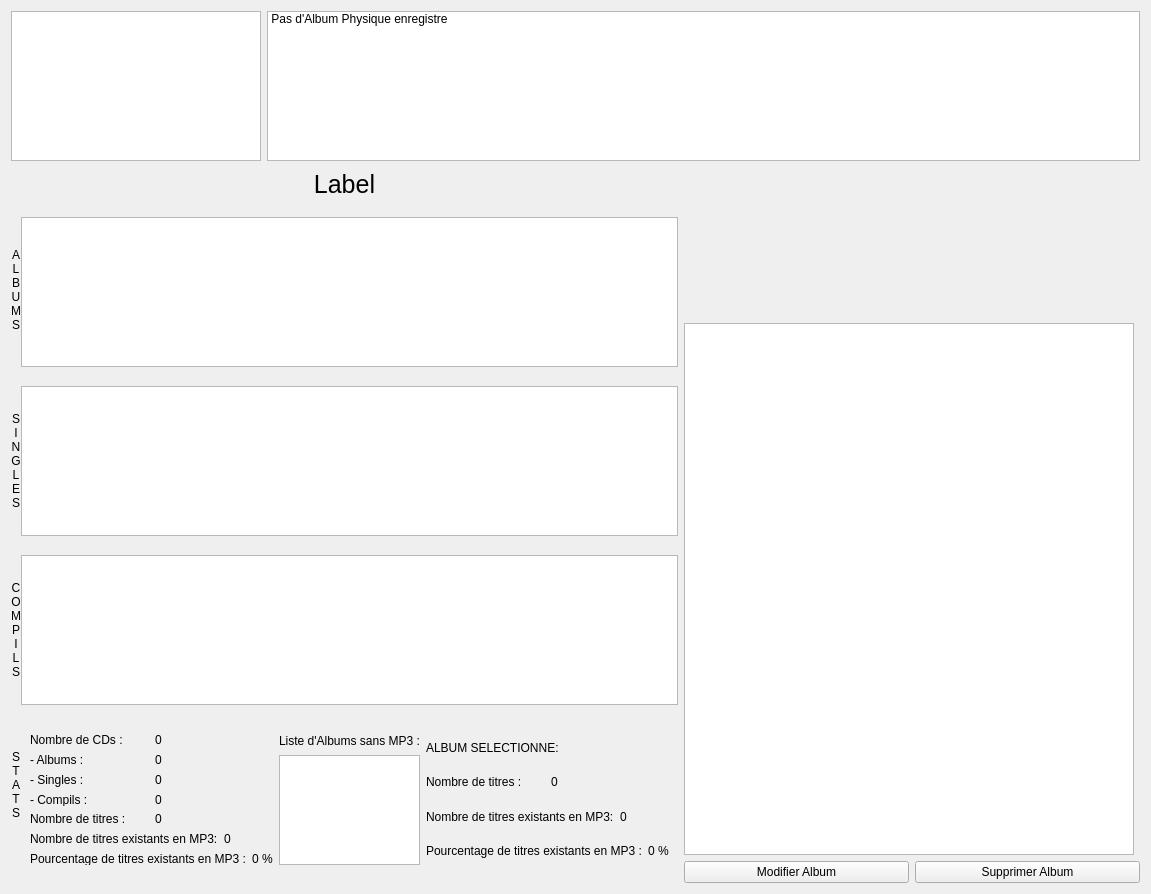
<?xml version="1.0" encoding="UTF-8"?>
<ui version="4.0">
 <class>OngletPhys</class>
 <widget class="QWidget" name="OngletPhys">
  <property name="geometry">
   <rect>
    <x>0</x>
    <y>0</y>
    <width>1123</width>
    <height>894</height>
   </rect>
  </property>
  <property name="windowTitle">
   <string>Form</string>
  </property>
  <property name="styleSheet">
   <string notr="true"/>
  </property>
  <layout class="QVBoxLayout" name="verticalLayout_4">
   <item>
    <layout class="QHBoxLayout" name="horizontalLayout_15">
     <item>
      <widget class="QListWidget" name="Categories">
       <property name="minimumSize">
        <size>
         <width>250</width>
         <height>150</height>
        </size>
       </property>
       <property name="maximumSize">
        <size>
         <width>250</width>
         <height>150</height>
        </size>
       </property>
       <property name="iconSize">
        <size>
         <width>50</width>
         <height>50</height>
        </size>
       </property>
       <property name="movement">
        <enum>QListView::Static</enum>
       </property>
       <property name="resizeMode">
        <enum>QListView::Adjust</enum>
       </property>
       <property name="viewMode">
        <enum>QListView::IconMode</enum>
       </property>
       <property name="uniformItemSizes">
        <bool>false</bool>
       </property>
      </widget>
     </item>
     <item>
      <widget class="QListWidget" name="Artistes">
       <property name="minimumSize">
        <size>
         <width>0</width>
         <height>150</height>
        </size>
       </property>
       <property name="maximumSize">
        <size>
         <width>16777215</width>
         <height>150</height>
        </size>
       </property>
       <property name="font">
        <font>
         <family>Segoe UI</family>
         <pointsize>9</pointsize>
        </font>
       </property>
       <property name="iconSize">
        <size>
         <width>105</width>
         <height>105</height>
        </size>
       </property>
       <property name="movement">
        <enum>QListView::Static</enum>
       </property>
       <property name="isWrapping" stdset="0">
        <bool>false</bool>
       </property>
       <property name="resizeMode">
        <enum>QListView::Adjust</enum>
       </property>
       <property name="viewMode">
        <enum>QListView::IconMode</enum>
       </property>
       <property name="uniformItemSizes">
        <bool>true</bool>
       </property>
       <item>
        <property name="text">
         <string>Pas d'Album Physique enregistre</string>
        </property>
       </item>
      </widget>
     </item>
    </layout>
   </item>
   <item>
    <layout class="QHBoxLayout" name="horizontalLayout_4">
     <item>
      <layout class="QVBoxLayout" name="verticalLayout_3">
       <item>
        <widget class="QLabel" name="Artiste">
         <property name="minimumSize">
          <size>
           <width>0</width>
           <height>35</height>
          </size>
         </property>
         <property name="maximumSize">
          <size>
           <width>16777215</width>
           <height>35</height>
          </size>
         </property>
         <property name="font">
          <font>
           <pointsize>-1</pointsize>
          </font>
         </property>
         <property name="styleSheet">
          <string notr="true">font-size:25px;</string>
         </property>
         <property name="lineWidth">
          <number>2</number>
         </property>
         <property name="text">
          <string>Label</string>
         </property>
         <property name="textFormat">
          <enum>Qt::PlainText</enum>
         </property>
         <property name="alignment">
          <set>Qt::AlignCenter</set>
         </property>
        </widget>
       </item>
       <item>
        <layout class="QFormLayout" name="formLayout">
         <property name="horizontalSpacing">
          <number>0</number>
         </property>
         <property name="verticalSpacing">
          <number>10</number>
         </property>
         <property name="bottomMargin">
          <number>0</number>
         </property>
         <item row="1" column="0">
          <widget class="QLabel" name="label">
           <property name="minimumSize">
            <size>
             <width>10</width>
             <height>0</height>
            </size>
           </property>
           <property name="maximumSize">
            <size>
             <width>10</width>
             <height>16777215</height>
            </size>
           </property>
           <property name="accessibleName">
            <string>TitreWidget</string>
           </property>
           <property name="autoFillBackground">
            <bool>false</bool>
           </property>
           <property name="styleSheet">
            <string notr="true"/>
           </property>
           <property name="frameShape">
            <enum>QFrame::NoFrame</enum>
           </property>
           <property name="text">
            <string>A&lt;br&gt;L&lt;br&gt;B&lt;br&gt;U&lt;br&gt;M&lt;br&gt;S</string>
           </property>
           <property name="scaledContents">
            <bool>true</bool>
           </property>
           <property name="alignment">
            <set>Qt::AlignCenter</set>
           </property>
          </widget>
         </item>
         <item row="1" column="1">
          <widget class="QListWidget" name="Albums">
           <property name="minimumSize">
            <size>
             <width>0</width>
             <height>150</height>
            </size>
           </property>
           <property name="maximumSize">
            <size>
             <width>16777215</width>
             <height>150</height>
            </size>
           </property>
           <property name="font">
            <font>
             <family>Segoe UI</family>
             <pointsize>11</pointsize>
            </font>
           </property>
           <property name="verticalScrollBarPolicy">
            <enum>Qt::ScrollBarAsNeeded</enum>
           </property>
           <property name="dragDropMode">
            <enum>QAbstractItemView::DragDrop</enum>
           </property>
           <property name="selectionMode">
            <enum>QAbstractItemView::SingleSelection</enum>
           </property>
           <property name="iconSize">
            <size>
             <width>100</width>
             <height>100</height>
            </size>
           </property>
           <property name="horizontalScrollMode">
            <enum>QAbstractItemView::ScrollPerItem</enum>
           </property>
           <property name="flow">
            <enum>QListView::LeftToRight</enum>
           </property>
           <property name="isWrapping" stdset="0">
            <bool>true</bool>
           </property>
           <property name="resizeMode">
            <enum>QListView::Adjust</enum>
           </property>
           <property name="gridSize">
            <size>
             <width>110</width>
             <height>142</height>
            </size>
           </property>
           <property name="viewMode">
            <enum>QListView::IconMode</enum>
           </property>
           <property name="uniformItemSizes">
            <bool>true</bool>
           </property>
           <property name="batchSize">
            <number>142</number>
           </property>
           <property name="wordWrap">
            <bool>true</bool>
           </property>
          </widget>
         </item>
         <item row="2" column="0">
          <widget class="QLabel" name="label_2">
           <property name="minimumSize">
            <size>
             <width>10</width>
             <height>0</height>
            </size>
           </property>
           <property name="maximumSize">
            <size>
             <width>10</width>
             <height>16777215</height>
            </size>
           </property>
           <property name="accessibleName">
            <string>TitreWidget</string>
           </property>
           <property name="styleSheet">
            <string notr="true"/>
           </property>
           <property name="text">
            <string>S&lt;br&gt;I&lt;br&gt;N&lt;br&gt;G&lt;br&gt;L&lt;br&gt;E&lt;br&gt;S</string>
           </property>
           <property name="alignment">
            <set>Qt::AlignCenter</set>
           </property>
          </widget>
         </item>
         <item row="2" column="1">
          <widget class="QListWidget" name="Singles">
           <property name="minimumSize">
            <size>
             <width>0</width>
             <height>150</height>
            </size>
           </property>
           <property name="maximumSize">
            <size>
             <width>16777215</width>
             <height>150</height>
            </size>
           </property>
           <property name="font">
            <font>
             <family>Segoe UI</family>
             <pointsize>11</pointsize>
            </font>
           </property>
           <property name="verticalScrollBarPolicy">
            <enum>Qt::ScrollBarAsNeeded</enum>
           </property>
           <property name="iconSize">
            <size>
             <width>100</width>
             <height>100</height>
            </size>
           </property>
           <property name="movement">
            <enum>QListView::Free</enum>
           </property>
           <property name="flow">
            <enum>QListView::LeftToRight</enum>
           </property>
           <property name="isWrapping" stdset="0">
            <bool>true</bool>
           </property>
           <property name="resizeMode">
            <enum>QListView::Adjust</enum>
           </property>
           <property name="gridSize">
            <size>
             <width>110</width>
             <height>142</height>
            </size>
           </property>
           <property name="viewMode">
            <enum>QListView::IconMode</enum>
           </property>
           <property name="uniformItemSizes">
            <bool>true</bool>
           </property>
           <property name="batchSize">
            <number>142</number>
           </property>
           <property name="wordWrap">
            <bool>true</bool>
           </property>
          </widget>
         </item>
         <item row="3" column="0">
          <widget class="QLabel" name="label_3">
           <property name="minimumSize">
            <size>
             <width>10</width>
             <height>0</height>
            </size>
           </property>
           <property name="maximumSize">
            <size>
             <width>10</width>
             <height>16777215</height>
            </size>
           </property>
           <property name="accessibleName">
            <string>TitreWidget</string>
           </property>
           <property name="styleSheet">
            <string notr="true"/>
           </property>
           <property name="text">
            <string>C&lt;br&gt;O&lt;br&gt;M&lt;br&gt;P&lt;br&gt;I&lt;br&gt;L&lt;br&gt;S</string>
           </property>
           <property name="alignment">
            <set>Qt::AlignCenter</set>
           </property>
          </widget>
         </item>
         <item row="3" column="1">
          <widget class="QListWidget" name="Compil">
           <property name="minimumSize">
            <size>
             <width>0</width>
             <height>150</height>
            </size>
           </property>
           <property name="maximumSize">
            <size>
             <width>16777215</width>
             <height>150</height>
            </size>
           </property>
           <property name="font">
            <font>
             <family>Segoe UI</family>
             <pointsize>11</pointsize>
            </font>
           </property>
           <property name="verticalScrollBarPolicy">
            <enum>Qt::ScrollBarAsNeeded</enum>
           </property>
           <property name="iconSize">
            <size>
             <width>100</width>
             <height>100</height>
            </size>
           </property>
           <property name="movement">
            <enum>QListView::Free</enum>
           </property>
           <property name="flow">
            <enum>QListView::LeftToRight</enum>
           </property>
           <property name="resizeMode">
            <enum>QListView::Adjust</enum>
           </property>
           <property name="gridSize">
            <size>
             <width>110</width>
             <height>142</height>
            </size>
           </property>
           <property name="viewMode">
            <enum>QListView::IconMode</enum>
           </property>
           <property name="uniformItemSizes">
            <bool>true</bool>
           </property>
           <property name="batchSize">
            <number>142</number>
           </property>
           <property name="wordWrap">
            <bool>true</bool>
           </property>
          </widget>
         </item>
         <item row="5" column="0">
          <widget class="QLabel" name="label_4">
           <property name="minimumSize">
            <size>
             <width>10</width>
             <height>0</height>
            </size>
           </property>
           <property name="maximumSize">
            <size>
             <width>10</width>
             <height>16777215</height>
            </size>
           </property>
           <property name="accessibleName">
            <string>TitreWidget</string>
           </property>
           <property name="styleSheet">
            <string notr="true"/>
           </property>
           <property name="text">
            <string>S&lt;br&gt;T&lt;br&gt;A&lt;br&gt;T&lt;br&gt;S</string>
           </property>
           <property name="alignment">
            <set>Qt::AlignCenter</set>
           </property>
          </widget>
         </item>
         <item row="5" column="1">
          <widget class="QWidget" name="widget" native="true">
           <property name="minimumSize">
            <size>
             <width>0</width>
             <height>150</height>
            </size>
           </property>
           <property name="maximumSize">
            <size>
             <width>16777215</width>
             <height>150</height>
            </size>
           </property>
           <layout class="QHBoxLayout" name="horizontalLayout_14">
            <item>
             <layout class="QVBoxLayout" name="verticalLayout_6">
              <item>
               <layout class="QHBoxLayout" name="horizontalLayout">
                <item>
                 <widget class="QLabel" name="label_5">
                  <property name="text">
                   <string>Nombre de CDs :</string>
                  </property>
                 </widget>
                </item>
                <item>
                 <widget class="QLabel" name="NbCD">
                  <property name="text">
                   <string>0</string>
                  </property>
                 </widget>
                </item>
               </layout>
              </item>
              <item>
               <layout class="QHBoxLayout" name="horizontalLayout_5">
                <item>
                 <widget class="QLabel" name="label_6">
                  <property name="text">
                   <string>- Albums :</string>
                  </property>
                 </widget>
                </item>
                <item>
                 <widget class="QLabel" name="NbAlb">
                  <property name="text">
                   <string>0</string>
                  </property>
                 </widget>
                </item>
               </layout>
              </item>
              <item>
               <layout class="QHBoxLayout" name="horizontalLayout_6">
                <item>
                 <widget class="QLabel" name="label_7">
                  <property name="text">
                   <string>- Singles :</string>
                  </property>
                 </widget>
                </item>
                <item>
                 <widget class="QLabel" name="NbSingle">
                  <property name="text">
                   <string>0</string>
                  </property>
                 </widget>
                </item>
               </layout>
              </item>
              <item>
               <layout class="QHBoxLayout" name="horizontalLayout_7">
                <item>
                 <widget class="QLabel" name="label_8">
                  <property name="text">
                   <string>- Compils :</string>
                  </property>
                 </widget>
                </item>
                <item>
                 <widget class="QLabel" name="NbCompil">
                  <property name="text">
                   <string>0</string>
                  </property>
                 </widget>
                </item>
               </layout>
              </item>
              <item>
               <layout class="QHBoxLayout" name="horizontalLayout_8">
                <item>
                 <widget class="QLabel" name="label_10">
                  <property name="text">
                   <string>Nombre de titres :</string>
                  </property>
                 </widget>
                </item>
                <item>
                 <widget class="QLabel" name="NbTitres">
                  <property name="text">
                   <string>0</string>
                  </property>
                 </widget>
                </item>
               </layout>
              </item>
              <item>
               <layout class="QHBoxLayout" name="horizontalLayout_11">
                <item>
                 <widget class="QLabel" name="label_12">
                  <property name="text">
                   <string>Nombre de titres existants en MP3:</string>
                  </property>
                 </widget>
                </item>
                <item>
                 <widget class="QLabel" name="NbTitresMP3">
                  <property name="text">
                   <string>0</string>
                  </property>
                 </widget>
                </item>
               </layout>
              </item>
              <item>
               <layout class="QHBoxLayout" name="horizontalLayout_10">
                <item>
                 <widget class="QLabel" name="label_9">
                  <property name="text">
                   <string>Pourcentage de titres existants en MP3 :</string>
                  </property>
                 </widget>
                </item>
                <item>
                 <widget class="QLabel" name="Pourcentage">
                  <property name="text">
                   <string>0 %</string>
                  </property>
                 </widget>
                </item>
               </layout>
              </item>
             </layout>
            </item>
            <item>
             <layout class="QVBoxLayout" name="verticalLayout_5">
              <item>
               <widget class="QLabel" name="label_11">
                <property name="text">
                 <string>Liste d'Albums sans MP3 :</string>
                </property>
               </widget>
              </item>
              <item>
               <widget class="QListWidget" name="AlbSansMP3">
                <property name="minimumSize">
                 <size>
                  <width>0</width>
                  <height>110</height>
                 </size>
                </property>
                <property name="maximumSize">
                 <size>
                  <width>600</width>
                  <height>110</height>
                 </size>
                </property>
                <property name="iconSize">
                 <size>
                  <width>90</width>
                  <height>90</height>
                 </size>
                </property>
                <property name="resizeMode">
                 <enum>QListView::Adjust</enum>
                </property>
                <property name="gridSize">
                 <size>
                  <width>90</width>
                  <height>90</height>
                 </size>
                </property>
                <property name="viewMode">
                 <enum>QListView::IconMode</enum>
                </property>
                <property name="uniformItemSizes">
                 <bool>true</bool>
                </property>
               </widget>
              </item>
             </layout>
            </item>
            <item>
             <layout class="QVBoxLayout" name="verticalLayout_7">
              <item>
               <widget class="QLabel" name="label_13">
                <property name="text">
                 <string>ALBUM SELECTIONNE:</string>
                </property>
               </widget>
              </item>
              <item>
               <layout class="QHBoxLayout" name="horizontalLayout_12">
                <item>
                 <widget class="QLabel" name="label_14">
                  <property name="text">
                   <string>Nombre de titres :</string>
                  </property>
                 </widget>
                </item>
                <item>
                 <widget class="QLabel" name="NbTitresAlb">
                  <property name="text">
                   <string>0</string>
                  </property>
                 </widget>
                </item>
               </layout>
              </item>
              <item>
               <layout class="QHBoxLayout" name="horizontalLayout_9">
                <item>
                 <widget class="QLabel" name="label_15">
                  <property name="text">
                   <string>Nombre de titres existants en MP3:</string>
                  </property>
                 </widget>
                </item>
                <item>
                 <widget class="QLabel" name="NbTitresMP3Alb">
                  <property name="text">
                   <string>0</string>
                  </property>
                 </widget>
                </item>
               </layout>
              </item>
              <item>
               <layout class="QHBoxLayout" name="horizontalLayout_13">
                <item>
                 <widget class="QLabel" name="label_16">
                  <property name="text">
                   <string>Pourcentage de titres existants en MP3 :</string>
                  </property>
                 </widget>
                </item>
                <item>
                 <widget class="QLabel" name="PourcentageAlb">
                  <property name="text">
                   <string>0 %</string>
                  </property>
                 </widget>
                </item>
               </layout>
              </item>
             </layout>
            </item>
           </layout>
          </widget>
         </item>
        </layout>
       </item>
      </layout>
     </item>
     <item>
      <layout class="QVBoxLayout" name="verticalLayout_2">
       <item>
        <layout class="QHBoxLayout" name="horizontalLayout_2">
         <item>
          <widget class="QLabel" name="Pochette">
           <property name="minimumSize">
            <size>
             <width>150</width>
             <height>150</height>
            </size>
           </property>
           <property name="maximumSize">
            <size>
             <width>150</width>
             <height>150</height>
            </size>
           </property>
           <property name="accessibleName">
            <string>Pochette</string>
           </property>
           <property name="styleSheet">
            <string notr="true"/>
           </property>
           <property name="text">
            <string/>
           </property>
           <property name="alignment">
            <set>Qt::AlignCenter</set>
           </property>
          </widget>
         </item>
         <item>
          <layout class="QVBoxLayout" name="verticalLayout">
           <item>
            <widget class="QLabel" name="NomAlbum">
             <property name="minimumSize">
              <size>
               <width>300</width>
               <height>0</height>
              </size>
             </property>
             <property name="maximumSize">
              <size>
               <width>300</width>
               <height>16777215</height>
              </size>
             </property>
             <property name="text">
              <string/>
             </property>
             <property name="alignment">
              <set>Qt::AlignCenter</set>
             </property>
            </widget>
           </item>
           <item>
            <widget class="QLabel" name="Annee">
             <property name="maximumSize">
              <size>
               <width>250</width>
               <height>16777215</height>
              </size>
             </property>
             <property name="text">
              <string/>
             </property>
             <property name="alignment">
              <set>Qt::AlignCenter</set>
             </property>
            </widget>
           </item>
          </layout>
         </item>
        </layout>
       </item>
       <item>
        <widget class="QListWidget" name="Titres">
         <property name="minimumSize">
          <size>
           <width>450</width>
           <height>0</height>
          </size>
         </property>
         <property name="maximumSize">
          <size>
           <width>450</width>
           <height>16777215</height>
          </size>
         </property>
         <property name="font">
          <font>
           <pointsize>13</pointsize>
           <weight>50</weight>
           <bold>false</bold>
          </font>
         </property>
         <property name="styleSheet">
          <string notr="true"/>
         </property>
         <property name="editTriggers">
          <set>QAbstractItemView::NoEditTriggers</set>
         </property>
         <property name="tabKeyNavigation">
          <bool>false</bool>
         </property>
         <property name="alternatingRowColors">
          <bool>false</bool>
         </property>
         <property name="iconSize">
          <size>
           <width>20</width>
           <height>20</height>
          </size>
         </property>
         <property name="spacing">
          <number>3</number>
         </property>
         <property name="gridSize">
          <size>
           <width>20</width>
           <height>20</height>
          </size>
         </property>
         <property name="sortingEnabled">
          <bool>false</bool>
         </property>
        </widget>
       </item>
       <item>
        <layout class="QHBoxLayout" name="horizontalLayout_3">
         <item>
          <widget class="QPushButton" name="Modifier">
           <property name="text">
            <string>Modifier Album</string>
           </property>
           <property name="shortcut">
            <string/>
           </property>
          </widget>
         </item>
         <item>
          <widget class="QPushButton" name="SupprimerAlbum">
           <property name="text">
            <string>Supprimer Album</string>
           </property>
          </widget>
         </item>
        </layout>
       </item>
      </layout>
     </item>
    </layout>
   </item>
  </layout>
 </widget>
 <resources/>
 <connections/>
</ui>
